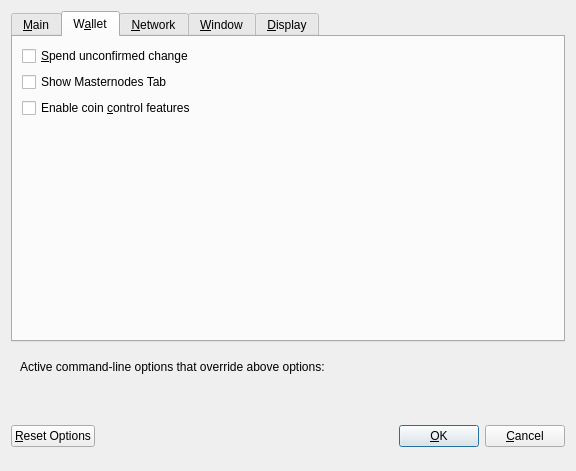
<?xml version="1.0" encoding="UTF-8"?>
<ui version="4.0">
 <class>OptionsDialog</class>
 <widget class="QDialog" name="OptionsDialog">
  <property name="geometry">
   <rect>
    <x>0</x>
    <y>0</y>
    <width>576</width>
    <height>471</height>
   </rect>
  </property>
  <property name="windowTitle">
   <string>Options</string>
  </property>
  <property name="modal">
   <bool>true</bool>
  </property>
  <layout class="QVBoxLayout" name="verticalLayout">
   <item>
    <widget class="QTabWidget" name="tabWidget">
     <property name="currentIndex">
      <number>1</number>
     </property>
     <widget class="QWidget" name="tabMain">
      <attribute name="title">
       <string>&amp;Main</string>
      </attribute>
      <layout class="QVBoxLayout" name="verticalLayout_Main">
       <item>
        <widget class="QCheckBox" name="bitcoinAtStartup">
         <property name="toolTip">
          <string>Automatically start MergeCard after logging in to the system.</string>
         </property>
         <property name="text">
          <string>&amp;Start MergeCard on system login</string>
         </property>
        </widget>
       </item>
       <item>
        <layout class="QHBoxLayout" name="horizontalLayout_2_Main">
         <item>
          <widget class="QLabel" name="databaseCacheLabel">
           <property name="text">
            <string>Size of &amp;database cache</string>
           </property>
           <property name="textFormat">
            <enum>Qt::PlainText</enum>
           </property>
           <property name="buddy">
            <cstring>databaseCache</cstring>
           </property>
          </widget>
         </item>
         <item>
          <widget class="QSpinBox" name="databaseCache"/>
         </item>
         <item>
          <widget class="QLabel" name="databaseCacheUnitLabel">
           <property name="text">
            <string>MB</string>
           </property>
           <property name="textFormat">
            <enum>Qt::PlainText</enum>
           </property>
          </widget>
         </item>
         <item>
          <spacer name="horizontalSpacer_2_Main">
           <property name="orientation">
            <enum>Qt::Horizontal</enum>
           </property>
           <property name="sizeHint" stdset="0">
            <size>
             <width>40</width>
             <height>20</height>
            </size>
           </property>
          </spacer>
         </item>
        </layout>
       </item>
       <item>
        <layout class="QHBoxLayout" name="horizontalLayout_3_Main">
         <item>
          <widget class="QLabel" name="threadsScriptVerifLabel">
           <property name="text">
            <string>Number of script &amp;verification threads</string>
           </property>
           <property name="textFormat">
            <enum>Qt::PlainText</enum>
           </property>
           <property name="buddy">
            <cstring>threadsScriptVerif</cstring>
           </property>
          </widget>
         </item>
         <item>
          <widget class="QSpinBox" name="threadsScriptVerif">
           <property name="toolTip">
            <string>(0 = auto, &lt;0 = leave that many cores free)</string>
           </property>
          </widget>
         </item>
         <item>
          <spacer name="horizontalSpacer_3_Main">
           <property name="orientation">
            <enum>Qt::Horizontal</enum>
           </property>
           <property name="sizeHint" stdset="0">
            <size>
             <width>40</width>
             <height>20</height>
            </size>
           </property>
          </spacer>
         </item>
        </layout>
       </item>
       <item>
        <spacer name="verticalSpacer_2">
         <property name="orientation">
          <enum>Qt::Vertical</enum>
         </property>
         <property name="sizeHint" stdset="0">
          <size>
           <width>20</width>
           <height>40</height>
          </size>
         </property>
        </spacer>
       </item>
       <item>
        <layout class="QHBoxLayout" name="horizontalLayout_3">
         <item>
          <widget class="QLabel" name="percentage_label">
           <property name="toolTip">
            <string>Percentage of incoming MRG which get automatically converted to zMRG via Zerocoin Protocol (min: 10%)</string>
           </property>
           <property name="text">
            <string>Percentage of autominted zMRG</string>
           </property>
          </widget>
         </item>
         <item>
          <widget class="QSpinBox" name="zeromintPercentage">
           <property name="enabled">
            <bool>false</bool>
           </property>
           <property name="minimum">
            <number>10</number>
           </property>
           <property name="maximum">
            <number>100</number>
           </property>
          </widget>
         </item>
        </layout>
       </item>
       <item>
        <layout class="QHBoxLayout" name="horizontalLayout" stretch="0,0">
         <property name="sizeConstraint">
          <enum>QLayout::SetFixedSize</enum>
         </property>
         <item>
          <widget class="QLabel" name="labelPreferredDenom">
           <property name="maximumSize">
            <size>
             <width>16777215</width>
             <height>16777215</height>
            </size>
           </property>
           <property name="toolTip">
            <string>Wait with automatic conversion to Zerocoin until enough MRG for this denomination is available</string>
           </property>
           <property name="text">
            <string>Preferred Automint zMRG Denomination</string>
           </property>
          </widget>
         </item>
         <item>
          <widget class="QComboBox" name="preferredDenom">
           <property name="enabled">
            <bool>false</bool>
           </property>
           <property name="maximumSize">
            <size>
             <width>16777215</width>
             <height>27</height>
            </size>
           </property>
           <property name="toolTip">
            <string>Wait with automatic conversion to Zerocoin until enough MRG for this denomination is available</string>
           </property>
           <property name="maxVisibleItems">
            <number>9</number>
           </property>
           <property name="maxCount">
            <number>9</number>
           </property>
          </widget>
         </item>
        </layout>
       </item>
      </layout>
     </widget>
     <widget class="QWidget" name="tabWallet">
      <attribute name="title">
       <string>W&amp;allet</string>
      </attribute>
      <layout class="QVBoxLayout" name="verticalLayout_Wallet">
       <item>
        <widget class="QCheckBox" name="spendZeroConfChange">
         <property name="toolTip">
          <string>If you disable the spending of unconfirmed change, the change from a transaction&lt;br/&gt;cannot be used until that transaction has at least one confirmation.&lt;br/&gt;This also affects how your balance is computed.</string>
         </property>
         <property name="text">
          <string>&amp;Spend unconfirmed change</string>
         </property>
        </widget>
       </item>
       <item>
        <widget class="QCheckBox" name="showMasternodesTab">
         <property name="toolTip">
          <string>Show additional tab listing all your masternodes in first sub-tab&lt;br/&gt;and all masternodes on the network in second sub-tab.</string>
         </property>
         <property name="text">
          <string>Show Masternodes Tab</string>
         </property>
        </widget>
       </item>
       <item>
        <widget class="QCheckBox" name="coinControlFeatures">
         <property name="toolTip">
          <string>Whether to show coin control features or not.</string>
         </property>
         <property name="text">
          <string>Enable coin &amp;control features</string>
         </property>
        </widget>
       </item>
       <item>
        <spacer name="verticalSpacer_Wallet">
         <property name="orientation">
          <enum>Qt::Vertical</enum>
         </property>
         <property name="sizeHint" stdset="0">
          <size>
           <width>20</width>
           <height>40</height>
          </size>
         </property>
        </spacer>
       </item>
      </layout>
     </widget>
     <widget class="QWidget" name="tabNetwork">
      <attribute name="title">
       <string>&amp;Network</string>
      </attribute>
      <layout class="QVBoxLayout" name="verticalLayout_Network">
       <item>
        <widget class="QCheckBox" name="mapPortUpnp">
         <property name="toolTip">
          <string>Automatically open the MergeCard client port on the router. This only works when your router supports UPnP and it is enabled.</string>
         </property>
         <property name="text">
          <string>Map port using &amp;UPnP</string>
         </property>
        </widget>
       </item>
       <item>
        <widget class="QCheckBox" name="allowIncoming">
         <property name="toolTip">
          <string>Accept connections from outside</string>
         </property>
         <property name="text">
          <string>Allow incoming connections</string>
         </property>
        </widget>
       </item>
       <item>
        <widget class="QCheckBox" name="connectSocks">
         <property name="toolTip">
          <string>Connect to the MergeCard network through a SOCKS5 proxy.</string>
         </property>
         <property name="text">
          <string>&amp;Connect through SOCKS5 proxy (default proxy):</string>
         </property>
        </widget>
       </item>
       <item>
        <layout class="QHBoxLayout" name="horizontalLayout_1_Network">
         <item>
          <widget class="QLabel" name="proxyIpLabel">
           <property name="text">
            <string>Proxy &amp;IP:</string>
           </property>
           <property name="textFormat">
            <enum>Qt::PlainText</enum>
           </property>
           <property name="buddy">
            <cstring>proxyIp</cstring>
           </property>
          </widget>
         </item>
         <item>
          <widget class="QValidatedLineEdit" name="proxyIp">
           <property name="minimumSize">
            <size>
             <width>140</width>
             <height>0</height>
            </size>
           </property>
           <property name="maximumSize">
            <size>
             <width>140</width>
             <height>16777215</height>
            </size>
           </property>
           <property name="toolTip">
            <string>IP address of the proxy (e.g. IPv4: 127.0.0.1 / IPv6: ::1)</string>
           </property>
          </widget>
         </item>
         <item>
          <widget class="QLabel" name="proxyPortLabel">
           <property name="text">
            <string>&amp;Port:</string>
           </property>
           <property name="textFormat">
            <enum>Qt::PlainText</enum>
           </property>
           <property name="buddy">
            <cstring>proxyPort</cstring>
           </property>
          </widget>
         </item>
         <item>
          <widget class="QLineEdit" name="proxyPort">
           <property name="minimumSize">
            <size>
             <width>55</width>
             <height>0</height>
            </size>
           </property>
           <property name="maximumSize">
            <size>
             <width>55</width>
             <height>16777215</height>
            </size>
           </property>
           <property name="toolTip">
            <string>Port of the proxy (e.g. 9050)</string>
           </property>
          </widget>
         </item>
         <item>
          <spacer name="horizontalSpacer_1_Network">
           <property name="orientation">
            <enum>Qt::Horizontal</enum>
           </property>
           <property name="sizeHint" stdset="0">
            <size>
             <width>40</width>
             <height>20</height>
            </size>
           </property>
          </spacer>
         </item>
        </layout>
       </item>
       <item>
        <spacer name="verticalSpacer_Network">
         <property name="orientation">
          <enum>Qt::Vertical</enum>
         </property>
         <property name="sizeHint" stdset="0">
          <size>
           <width>20</width>
           <height>40</height>
          </size>
         </property>
        </spacer>
       </item>
      </layout>
     </widget>
     <widget class="QWidget" name="tabWindow">
      <attribute name="title">
       <string>&amp;Window</string>
      </attribute>
      <layout class="QVBoxLayout" name="verticalLayout_Window">
       <item>
        <widget class="QCheckBox" name="minimizeToTray">
         <property name="toolTip">
          <string>Show only a tray icon after minimizing the window.</string>
         </property>
         <property name="text">
          <string>&amp;Minimize to the tray instead of the taskbar</string>
         </property>
        </widget>
       </item>
       <item>
        <widget class="QCheckBox" name="minimizeOnClose">
         <property name="toolTip">
          <string>Minimize instead of exit the application when the window is closed. When this option is enabled, the application will be closed only after selecting Quit in the menu.</string>
         </property>
         <property name="text">
          <string>M&amp;inimize on close</string>
         </property>
        </widget>
       </item>
       <item>
        <spacer name="verticalSpacer_Window">
         <property name="orientation">
          <enum>Qt::Vertical</enum>
         </property>
         <property name="sizeHint" stdset="0">
          <size>
           <width>20</width>
           <height>40</height>
          </size>
         </property>
        </spacer>
       </item>
      </layout>
     </widget>
     <widget class="QWidget" name="tabDisplay">
      <attribute name="title">
       <string>&amp;Display</string>
      </attribute>
      <layout class="QVBoxLayout" name="verticalLayout_Display">
       <item>
        <layout class="QHBoxLayout" name="horizontalLayout_1_Display">
         <item>
          <widget class="QLabel" name="langLabel">
           <property name="text">
            <string>User Interface &amp;language:</string>
           </property>
           <property name="textFormat">
            <enum>Qt::PlainText</enum>
           </property>
           <property name="buddy">
            <cstring>lang</cstring>
           </property>
          </widget>
         </item>
         <item>
          <widget class="QValueComboBox" name="lang">
           <property name="toolTip">
            <string>The user interface language can be set here. This setting will take effect after restarting MergeCard.</string>
           </property>
          </widget>
         </item>
        </layout>
       </item>
       <item>
        <widget class="QLabel" name="label_3">
         <property name="toolTip">
          <string notr="true"/>
         </property>
         <property name="statusTip">
          <string notr="true"/>
         </property>
         <property name="whatsThis">
          <string notr="true"/>
         </property>
         <property name="accessibleName">
          <string notr="true"/>
         </property>
         <property name="text">
          <string>&lt;html&gt;&lt;head/&gt;&lt;body&gt;&lt;p&gt;&lt;br/&gt;&lt;/p&gt;&lt;/body&gt;&lt;/html&gt;</string>
         </property>
         <property name="wordWrap">
          <bool>true</bool>
         </property>
         <property name="openExternalLinks">
          <bool>true</bool>
         </property>
         <property name="textInteractionFlags">
          <set>Qt::TextBrowserInteraction</set>
         </property>
        </widget>
       </item>
       <item>
        <layout class="QHBoxLayout" name="horizontalLayout_4_Display" stretch="0,0">
         <item>
          <widget class="QLabel" name="themeLabel">
           <property name="text">
            <string>User Interface Theme:</string>
           </property>
          </widget>
         </item>
         <item>
          <widget class="QValueComboBox" name="theme"/>
         </item>
        </layout>
       </item>
       <item>
        <widget class="Line" name="line">
         <property name="orientation">
          <enum>Qt::Horizontal</enum>
         </property>
        </widget>
       </item>
       <item>
        <layout class="QHBoxLayout" name="horizontalLayout_2_Display">
         <item>
          <widget class="QLabel" name="unitLabel">
           <property name="text">
            <string>&amp;Unit to show amounts in:</string>
           </property>
           <property name="textFormat">
            <enum>Qt::PlainText</enum>
           </property>
           <property name="buddy">
            <cstring>unit</cstring>
           </property>
          </widget>
         </item>
         <item>
          <widget class="QValueComboBox" name="unit">
           <property name="toolTip">
            <string>Choose the default subdivision unit to show in the interface and when sending coins.</string>
           </property>
          </widget>
         </item>
        </layout>
       </item>
       <item>
        <layout class="QHBoxLayout" name="horizontalLayout_5_Display">
         <item>
          <widget class="QLabel" name="digitsLabel">
           <property name="text">
            <string>Decimal digits</string>
           </property>
          </widget>
         </item>
         <item>
          <widget class="QValueComboBox" name="digits"/>
         </item>
        </layout>
       </item>
       <item>
        <layout class="QHBoxLayout" name="horizontalLayout_3_Display">
         <item>
          <widget class="QLabel" name="thirdPartyTxUrlsLabel">
           <property name="toolTip">
            <string>Third party URLs (e.g. a block explorer) that appear in the transactions tab as context menu items. %s in the URL is replaced by transaction hash. Multiple URLs are separated by vertical bar |.</string>
           </property>
           <property name="text">
            <string>Third party transaction URLs</string>
           </property>
           <property name="buddy">
            <cstring>thirdPartyTxUrls</cstring>
           </property>
          </widget>
         </item>
         <item>
          <widget class="QLineEdit" name="thirdPartyTxUrls">
           <property name="toolTip">
            <string>Third party URLs (e.g. a block explorer) that appear in the transactions tab as context menu items. %s in the URL is replaced by transaction hash. Multiple URLs are separated by vertical bar |.</string>
           </property>
          </widget>
         </item>
        </layout>
       </item>
       <item>
        <spacer name="verticalSpacer">
         <property name="orientation">
          <enum>Qt::Vertical</enum>
         </property>
         <property name="sizeHint" stdset="0">
          <size>
           <width>20</width>
           <height>40</height>
          </size>
         </property>
        </spacer>
       </item>
      </layout>
     </widget>
    </widget>
   </item>
   <item>
    <widget class="QFrame" name="frame">
     <layout class="QVBoxLayout" name="verticalLayout_Bottom">
      <item>
       <layout class="QHBoxLayout" name="horizontalLayout_Bottom">
        <item>
         <widget class="QLabel" name="overriddenByCommandLineInfoLabel">
          <property name="text">
           <string>Active command-line options that override above options:</string>
          </property>
          <property name="textFormat">
           <enum>Qt::PlainText</enum>
          </property>
         </widget>
        </item>
        <item>
         <spacer name="horizontalSpacer_Bottom">
          <property name="orientation">
           <enum>Qt::Horizontal</enum>
          </property>
          <property name="sizeHint" stdset="0">
           <size>
            <width>40</width>
            <height>20</height>
           </size>
          </property>
         </spacer>
        </item>
       </layout>
      </item>
      <item>
       <widget class="QLabel" name="overriddenByCommandLineLabel">
        <property name="text">
         <string/>
        </property>
        <property name="textFormat">
         <enum>Qt::PlainText</enum>
        </property>
        <property name="wordWrap">
         <bool>true</bool>
        </property>
       </widget>
      </item>
     </layout>
    </widget>
   </item>
   <item>
    <layout class="QHBoxLayout" name="horizontalLayout_Buttons">
     <item>
      <widget class="QPushButton" name="resetButton">
       <property name="toolTip">
        <string>Reset all client options to default.</string>
       </property>
       <property name="text">
        <string>&amp;Reset Options</string>
       </property>
       <property name="autoDefault">
        <bool>false</bool>
       </property>
      </widget>
     </item>
     <item>
      <spacer name="horizontalSpacer_1">
       <property name="orientation">
        <enum>Qt::Horizontal</enum>
       </property>
       <property name="sizeHint" stdset="0">
        <size>
         <width>40</width>
         <height>48</height>
        </size>
       </property>
      </spacer>
     </item>
     <item>
      <widget class="QLabel" name="statusLabel">
       <property name="minimumSize">
        <size>
         <width>200</width>
         <height>0</height>
        </size>
       </property>
       <property name="font">
        <font>
         <weight>75</weight>
         <bold>true</bold>
        </font>
       </property>
       <property name="text">
        <string/>
       </property>
       <property name="textFormat">
        <enum>Qt::PlainText</enum>
       </property>
       <property name="wordWrap">
        <bool>true</bool>
       </property>
      </widget>
     </item>
     <item>
      <spacer name="horizontalSpacer_2">
       <property name="orientation">
        <enum>Qt::Horizontal</enum>
       </property>
       <property name="sizeHint" stdset="0">
        <size>
         <width>40</width>
         <height>48</height>
        </size>
       </property>
      </spacer>
     </item>
     <item>
      <widget class="QPushButton" name="okButton">
       <property name="text">
        <string>&amp;OK</string>
       </property>
       <property name="autoDefault">
        <bool>false</bool>
       </property>
       <property name="default">
        <bool>true</bool>
       </property>
      </widget>
     </item>
     <item>
      <widget class="QPushButton" name="cancelButton">
       <property name="text">
        <string>&amp;Cancel</string>
       </property>
       <property name="autoDefault">
        <bool>false</bool>
       </property>
      </widget>
     </item>
    </layout>
   </item>
  </layout>
 </widget>
 <customwidgets>
  <customwidget>
   <class>QValidatedLineEdit</class>
   <extends>QLineEdit</extends>
   <header>qvalidatedlineedit.h</header>
  </customwidget>
  <customwidget>
   <class>QValueComboBox</class>
   <extends>QComboBox</extends>
   <header>qvaluecombobox.h</header>
  </customwidget>
 </customwidgets>
 <resources/>
 <connections/>
</ui>
